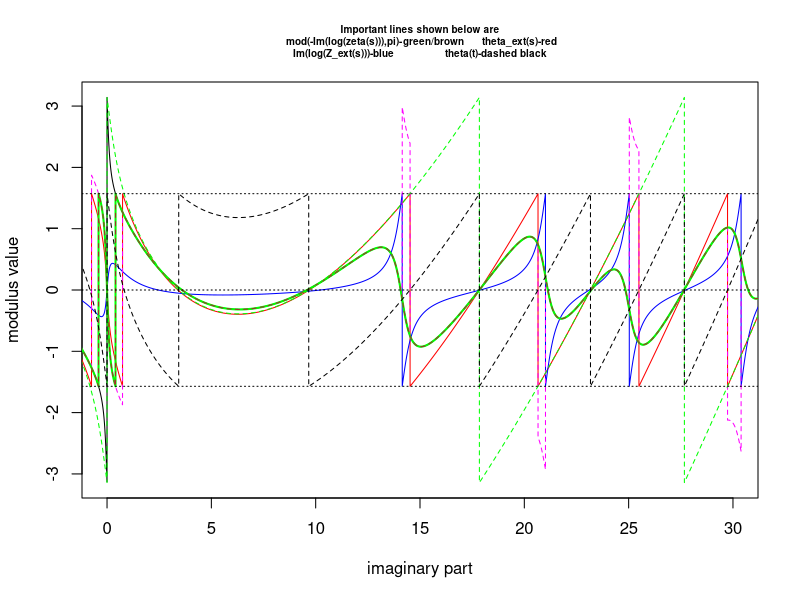
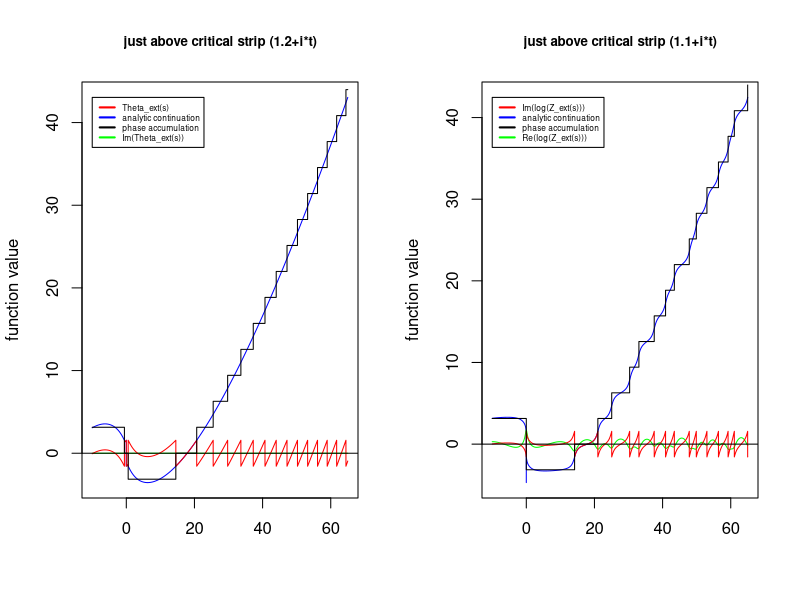
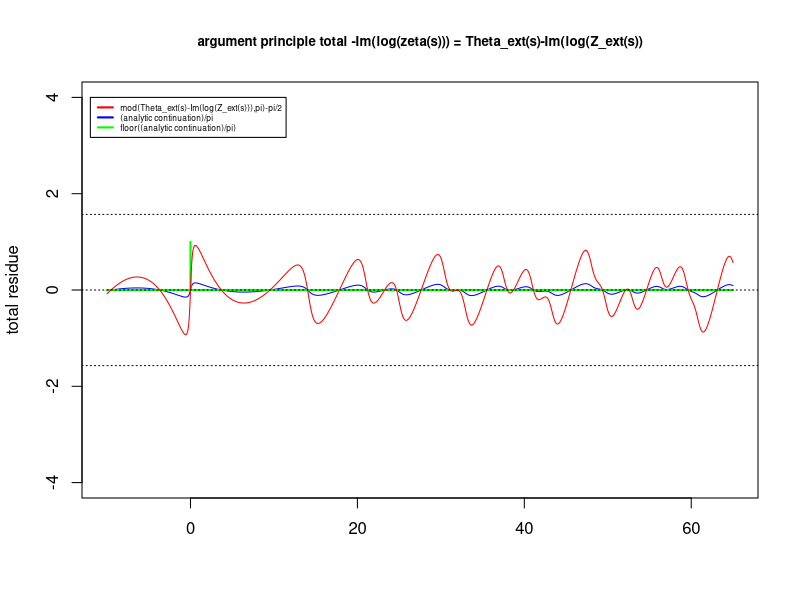

Reproduce these figures in R, in order. (Note: a time limit stopped this script after it produced the figures.)
## ---- chunk 1
knitr::opts_chunk$set(echo = TRUE)
## ---- chunk 2

library(pracma)


rawratio <- function(res,x) {
    abs(2^(res+1i*x)*pi^(res+1i*x-1)*sin(pi/2*(res+1i*x))*gammaz(1-(res+1i*x)))
}

x <- seq(-10,65,l=60001)

res <- .9;
start <- -10;finish <- 65

theta <- (log(sqrt(zeta(1-(res+1i*x))*rawratio(res,x)/zeta(res+1i*x))))

rot_z_fn <- sqrt(zeta(res+1i*x)*zeta(1-(res+1i*x))*rawratio(res,x))

par(mfrow=c(1,1))

plot(x=x,y=1*(-Im(log(zeta(res+1i*x)))),typ="l",ylim=c(-pi,pi),xlim=c(0,30),ylab="modulus value",
     xlab="imaginary part",main=paste0("Important lines shown below are","\n mod(-Im(log(zeta(s))),pi)-green/brown      theta_ext(s)-red","\n Im(log(Z_ext(s)))-blue                 theta(t)-dashed black "),cex.main=0.6)
lines(x=x,y=Im(theta),col="red")
lines(x=x,y=Im(log(rot_z_fn)),col="blue")
lines(x=x,y=1*(Im(theta)-Im(log(rot_z_fn))),col="magenta",lty=2)
lines(x=x,y=1*(((Im(theta)-Im(log(rot_z_fn))+pi/2)/pi-
               floor((Im(theta)-Im(log(rot_z_fn))+pi/2)/pi))*pi-pi/2),col="green",lwd=2)
lines(x=x,y=1*((-Im(log(zeta(res+1i*x)))+pi/2)/pi-
               floor((-Im(log(zeta(res+1i*x)))+pi/2)/pi))*pi-pi/2,col="brown",lty=2)
first_adj <- ((Im(log(gammaz(0.25+0.5i*x)))-0.5*x*log(pi))/pi/2-1*floor((Im(log(gammaz(0.25+0.5i*x)))-0.5*x*log(pi))/pi/2))*pi*2-pi
lines(x=x,y=first_adj,col="green",lty=2)
lines(x=x,y=((first_adj+pi)/pi-floor((first_adj+pi)/pi))*pi-pi/2,col="black",lty=2)

abline(h=pi/2,lty=3);abline(h=-pi/2,lty=3);abline(h=0,lty=3)
## ---- chunk 3

library(pracma)


rawratio <- function(res,x) {
    abs(2^(res+1i*x)*pi^(res+1i*x-1)*sin(pi/2*(res+1i*x))*gammaz(1-(res+1i*x)))
}

x <- seq(-10,65,l=60001)

add_phase <- function(x) {

sum <- 0
add_pos <- 0

xfac <- 0.25

for (i in 1:length(x)) {
  if(x[i] < 10 ) {add_pos[i] <- 0}
  else { 
    test <- floor((Im(log(gammaz(xfac+0.5i*x[i]))))/2/pi)
    if (test == 0) {flag <- 0;add_pos[i] <- sum}
      else if (test == -1 & flag == 0 ) {flag <- 1; sum <- sum+2*pi;add_pos[i] <- sum}
        else add_pos[i] <- sum
  }
  }
sum <- 0
add_neg <- 0
for (i in 1:length(x)) {
  if(x[length(x)+1-i] > -10 ) {add_neg[i] <- 0}
  else { 
    test <- floor((Im(log(gammaz(xfac+0.5i*x[length(x)+1-i]))))/2/pi)
    if (test == -1) {flag <- 0;add_neg[length(x)+1-i] <- sum}
    else if (test == 0 & flag == 0 ) {flag <- 1; sum <- sum-2*pi;add_neg[length(x)+1-i] <- sum}
    else add_neg[length(x)+1-i] <- sum
  }
}

add <- 0
for (i in 1:length(x)) {
  if (x[i] < 0) add[i] <- add_neg[i]
    else add[i] <- add_pos[i]
}

add
}

sqadd_phase <- function(res,x)  {

sum <- ifelse(abs(res) < sqrt(2),-pi,ifelse(abs(res)<5.73,-pi,ifelse(abs(res)<10.17,-2*pi,
                  ifelse(abs(res)<14.297,-3*pi,ifelse(abs(res)<18.38,-4*pi,
                  ifelse(abs(res)<22.428,-5*pi,ifelse(abs(res)<26.47,-6*pi,-7*pi)))))))
sqadd_pos <- -pi

xfac <- 0.25

for (i in 1:length(x)) {
  if(x[i] <= .002 ) {sqadd_pos[i] <- sum}
  else { 
    # test <- Im(log(sqrt(zeta(res+1i*x[i])*zeta(1-(res+1i*x[i]))*rawratio(res,x[i]))/
    #         abs(sqrt(zeta(res+1i*x[i])*zeta(1-(res+1i*x[i]))*rawratio(res,x[i])))))
    # testp <- ifelse(x[i-1] != 0,
    #         Im(log(sqrt(zeta(res+1i*x[i-1])*zeta(1-(res+1i*x[i-1]))*rawratio(res,x[i-1]))/
    #          abs(sqrt(zeta(res+1i*x[i-1])*zeta(1-(res+1i*x[i-1]))*rawratio(res,x[i-1]))))),
    #                 test)
    test <- Im(log(sqrt(zeta(res+1i*x[i])*zeta(1-(res+1i*x[i]))*rawratio(res,x[i]))))
    testp <- ifelse(x[i-1] != 0,
            Im(log(sqrt(zeta(res+1i*x[i-1])*zeta(1-(res+1i*x[i-1]))*rawratio(res,x[i-1])))),
                    test)
    # if (test-testp > pi/4 & x[i] <= 5) {flag <- 1;sum <- sum-1*pi;sadd_pos[i] <- sum}
    if (test-testp > pi/4 ) {flag <- 1;sum <- sum-1*pi;sqadd_pos[i] <- sum}
    if (test-testp < -pi/4) {flag <- 1;sum <- sum+1*pi;sqadd_pos[i] <- sum}
    else {flag <- 0; sqadd_pos[i] <- sum}
  }
}
sum <- -ifelse(abs(res) < sqrt(2),-pi,ifelse(abs(res)<5.73,-pi,ifelse(abs(res)<10.17,-2*pi,
              ifelse(abs(res)<14.297,-3*pi,ifelse(abs(res)<18.38,-4*pi,
              ifelse(abs(res)<22.428,-5*pi,ifelse(abs(res)<26.47,-6*pi,-7*pi)))))))
sqadd_neg <- -pi
for (i in 1:length(x)) {
  if(x[length(x)+1-i] >= -.002 ) {sqadd_neg[length(x)+1-i] <- sum}
  else { 
  #   test <- Im(log(sqrt(zeta(res+1i*x[length(x)+1-i])*zeta(1-(res+1i*x[length(x)+1-i]))*rawratio(res,x[length(x)+1-i]))/
  #         abs(sqrt(zeta(res+1i*x[length(x)+1-i])*zeta(1-(res+1i*x[length(x)+1-i]))*rawratio(res,x[length(x)+1-i])))))
  #   testp <- ifelse(x[length(x)+1-i+1] != 0,Im(log(sqrt(zeta(res+1i*x[length(x)+1-i+1])*zeta(1-(res+1i*x[length(x)+1-i+1]))*rawratio(res,x[length(x)+1-i+1]))/
  # abs(sqrt(zeta(res+1i*x[length(x)+1-i+1])*zeta(1-(res+1i*x[length(x)+1-i+1]))*rawratio(res,x[length(x)+1-i+1]))))),
  #                   test)
    test <- Im(log(sqrt(zeta(res+1i*x[length(x)+1-i])*zeta(1-(res+1i*x[length(x)+1-i]))*rawratio(res,x[length(x)+1-i]))))
    testp <- ifelse(x[length(x)+1-i+1] != 0,Im(log(sqrt(zeta(res+1i*x[length(x)+1-i+1])*zeta(1-(res+1i*x[length(x)+1-i+1]))*rawratio(res,x[length(x)+1-i+1])))),
                    test)
    # if (test-testp < -pi/4 & x[length(x)+1-i] >= -5) {flag <- 1;sum <- sum+1*pi;ladd_neg[length(x)+1-i] <- sum}
    if (test-testp < -pi/4 ) {flag <- 1;sum <- sum+1*pi;sqadd_neg[length(x)+1-i] <- sum}
    if (test-testp > pi/4) {flag <- 1;sum <- sum-1*pi;sqadd_neg[length(x)+1-i] <- sum}
    else {flag <- 0; sqadd_neg[length(x)+1-i] <- sum}
  }
}

sqadd <- 0
for (i in 1:length(x)) {
  if (x[i] < 0) sqadd[i] <- sqadd_neg[i]
  else sqadd[i] <- sqadd_pos[i]
}

sqadd}


ladd_phase <- function(res,x) {

sum <- ifelse(abs(res) < sqrt(2),0,ifelse(abs(res)<5.73,-pi,ifelse(abs(res)<10.17,-2*pi,
              ifelse(abs(res)<14.297,-3*pi,ifelse(abs(res)<18.38,-4*pi,
              ifelse(abs(res)<22.428,-5*pi,ifelse(abs(res)<26.47,-6*pi,-7*pi)))))))

ladd_pos <- 0

for (i in 1:length(x)) {
  if(x[i] <= 0.00 ) {ladd_pos[i] <- sum}
  else { 
    # test <- (Im(log(sqrt(zeta(1-(res+1i*x[i]))*rawratio(res,x[i])/zeta(res+1i*x[i]))/
    #         abs(sqrt(zeta(1-(res+1i*x[i]))*rawratio(res,x[i])/zeta(res+1i*x[i]))))))
    # testp <- ifelse(x[i-1] != 0,(Im(log(sqrt(zeta(1-(res+1i*x[i-1]))*rawratio(res,x[i-1])/zeta(res+1i*x[i-1]))/
    #         abs(sqrt(zeta(1-(res+1i*x[i-1]))*rawratio(res,x[i-1])/zeta(res+1i*x[i-1])))))),test)
    test <- (Im(log(sqrt(zeta(1-(res+1i*x[i]))*rawratio(res,x[i])/zeta(res+1i*x[i])))))
    testp <- ifelse(x[i-1] != 0,(Im(log(sqrt(zeta(1-(res+1i*x[i-1]))*rawratio(res,x[i-1])/zeta(res+1i*x[i-1]))))),test)
    if (test-testp > pi/4 & x[i] <= 5) {flag <- 1;sum <- sum-1*pi;ladd_pos[i] <- sum}
     if (test-testp < -pi/4) {flag <- 1;sum <- sum+1*pi;ladd_pos[i] <- sum}
    else {flag <- 0; ladd_pos[i] <- sum}
  }
}
sum <- ifelse(abs(res) < sqrt(2),0,ifelse(abs(res)<5.73,pi,ifelse(abs(res)<10.17,2*pi,
              ifelse(abs(res)<14.297,3*pi,ifelse(abs(res)<18.38,4*pi,
              ifelse(abs(res)<22.428,5*pi,ifelse(abs(res)<26.47,6*pi,7*pi)))))))
ladd_neg <- 0
for (i in 1:length(x)) {
  if(x[length(x)+1-i] >= -.00 ) {ladd_neg[length(x)+1-i] <- sum}
  else { 
    # test <- (Im(log(sqrt(zeta(1-(res+1i*x[length(x)+1-i]))*rawratio(res,x[length(x)+1-i])/zeta(res+1i*x[length(x)+1-i]))/(abs(sqrt(zeta(1-(res+1i*x[length(x)+1-i]))*rawratio(res,x[length(x)+1-i])/zeta(res+1i*x[length(x)+1-i])))))))
    # testp <- ifelse(x[length(x)+1-i+1] != 0,(Im(log(sqrt(zeta(1-(res+1i*x[length(x)+1-i+1]))*rawratio(res,x[length(x)+1-i+1])/zeta(res+1i*x[length(x)+1-i+1]))/(abs(sqrt(zeta(1-(res+1i*x[length(x)+1-i+1]))*rawratio(res,x[length(x)+1-i+1])/zeta(res+1i*x[length(x)+1-i+1]))))))),test)
    test <- (Im(log(sqrt(zeta(1-(res+1i*x[length(x)+1-i]))*rawratio(res,x[length(x)+1-i])/zeta(res+1i*x[length(x)+1-i])))))
    testp <- ifelse(x[length(x)+1-i+1] != 0,(Im(log(sqrt(zeta(1-(res+1i*x[length(x)+1-i+1]))*rawratio(res,x[length(x)+1-i+1])/zeta(res+1i*x[length(x)+1-i+1]))))),test)
    if (test-testp < -pi/4 & x[length(x)+1-i] >= -5) {flag <- 1;sum <- sum+1*pi;ladd_neg[length(x)+1-i] <- sum}
     if (test-testp > pi/4) {flag <- 1;sum <- sum-1*pi;ladd_neg[length(x)+1-i] <- sum}
    else {flag <- 0; ladd_neg[length(x)+1-i] <- sum}
  }
}

ladd <- 0
for (i in 1:length(x)) {
  if (x[i] <= 0) ladd[i] <- ladd_neg[i]
  else ladd[i] <- ladd_pos[i]
}


ladd}

res <- 1.2;
start <- -10;finish <- 65
add_f <- add_phase(x)

sqadd_f <- sqadd_phase(res,x)

ladd_f <- ladd_phase(res,x)

par(mfrow=c(1,2))
par(fig=c(0,0.5,0,1))

theta <- (log(sqrt(zeta(1-(res+1i*x))*rawratio(res,x)/zeta(res+1i*x))))+0*ladd_f
plot(x=x,y=Im(theta)+ladd_f,col="blue",xlim=c(start,finish),typ="l",xlab="",ylab = "function value",main = paste0("just above critical strip (1.2+i*t)"),cex.main=.8,cex.legend=0.8)
lines(x=x,y=Re(theta),col="green")
lines(x=x,y=Im(theta)+0*ladd_f,col="red")
lines(x=x,y=ladd_f,col="black")
abline(h=0)

legend(-10, max(Im(theta)+ladd_f), c("Theta_ext(s)", "analytic continuation","phase accumulation","Im(Theta_ext(s))"),
       lty = 1,cex=.5, lwd = c(2,  2,2,2), col = c("red","blue","black","green"))


par(fig=c(0.5,1,0,1), new=TRUE)

rot_z_fn <- sqrt(zeta(res+1i*x)*zeta(1-(res+1i*x))*rawratio(res,x))
plot(x=x,y=Im(log(rot_z_fn))+1*sqadd_f,col="blue",xlim=c(start,finish),typ="l",xlab="",ylab = "function value",main = paste0("just above critical strip (1.1+i*t)"),cex.main=.8)
lines(x=x,y=Re(log(rot_z_fn)),col="green")
lines(x=x,y=Im(log(rot_z_fn))+0*sqadd_f,col="red")
lines(x=x,y=sqadd_f,col="black")
abline(h=0)

legend(-10, max(Im(log(rot_z_fn))+1*sqadd_f), c("Im(log(Z_ext(s)))","analytic continuation","phase accumulation","Re(log(Z_ext(s)))"),
       lty = 1,cex=.5, lwd = c(2,  2,2,2), col = c("red",  "blue","black","green"))

par(mfrow=c(1,1))

plot(x=x,y=((Im(theta)+ladd_f)-(Im(log(rot_z_fn))+sqadd_f))/2/pi,col="blue",xlim=c(start,finish),typ="l",xlab="",ylab = "total residue",main = paste0("argument principle total -Im(log(zeta(s))) = Theta_ext(s)-Im(log(Z_ext(s))"),cex.main=.8,ylim=c(min(-4,((Im(theta)+ladd_f)-(Im(log(rot_z_fn))+sqadd_f))/2/pi),max(4,((Im(theta)+ladd_f)-(Im(log(rot_z_fn))+sqadd_f))/2/pi)))
lines(x=x,y=round(((Im(theta)+ladd_f)-(Im(log(rot_z_fn))+sqadd_f))/2/pi),col="green",lwd=2)
lines(x=x,y=1*(((Im(theta)-Im(log(rot_z_fn))+pi/2)/pi-
               floor((Im(theta)-Im(log(rot_z_fn))+pi/2)/pi))*pi-pi/2),col="red")
abline(h=0,lty=3);abline(h=pi/2,lty=3);abline(h=-pi/2,lty=3)

legend(-12, max(4,((Im(theta)+ladd_f)-(Im(log(rot_z_fn))+sqadd_f))/2/pi), c("mod(Theta_ext(s)-Im(log(Z_ext(s))),pi)-pi/2","(analytic continuation)/pi","floor((analytic continuation)/pi)"),
       lty = 1,cex=.5, lwd = c(2,  2,2,2), col = c("red",  "blue","green"))

# mtext("behaviour of log(zeta(s)) components and total residue", side=3, outer=TRUE, line=-1,cex=0.8)



## ---- chunk 4

res <- .9;
start <- -10;finish <- 65
add_f <- add_phase(x)

sqadd_f <- sqadd_phase(res,x)

ladd_f <- ladd_phase(res,x)

par(mfrow=c(1,2))
par(fig=c(0,0.5,0,1))

theta <- (log(sqrt(zeta(1-(res+1i*x))*rawratio(res,x)/zeta(res+1i*x))))+0*ladd_f
plot(x=x,y=Im(theta)+ladd_f,col="blue",xlim=c(start,finish),typ="l",xlab="",ylab = "function value",main = paste0("just inside critical strip (0.9+i*t)"),cex.main=.8,cex.legend=0.8)
lines(x=x,y=Re(theta),col="green")
lines(x=x,y=Im(theta)+0*ladd_f,col="red")
lines(x=x,y=ladd_f,col="black")
abline(h=0)

legend(-10, max(Im(theta)+ladd_f), c("Theta_ext(s)", "analytic continuation","phase accumulation","Im(Theta_ext(s))"),
       lty = 1,cex=.5, lwd = c(2,  2,2,2), col = c("red","blue","black","green"))


par(fig=c(0.5,1,0,1), new=TRUE)

rot_z_fn <- sqrt(zeta(res+1i*x)*zeta(1-(res+1i*x))*rawratio(res,x))
plot(x=x,y=Im(log(rot_z_fn))+1*sqadd_f,col="blue",xlim=c(start,finish),typ="l",xlab="",ylab = "function value",main = paste0("just inside critical strip (0.9+i*t)"),cex.main=.8)
lines(x=x,y=Re(log(rot_z_fn)),col="green")
lines(x=x,y=Im(log(rot_z_fn))+0*sqadd_f,col="red")
lines(x=x,y=sqadd_f,col="black")
abline(h=0)

legend(-10, max(Im(log(rot_z_fn))+1*sqadd_f), c("Im(log(Z_ext(s)))","analytic continuation","phase accumulation","Re(log(Z_ext(s)))"),
       lty = 1,cex=.5, lwd = c(2,  2,2,2), col = c("red",  "blue","black","green"))

par(mfrow=c(1,1))

plot(x=x,y=((Im(theta)+ladd_f)-(Im(log(rot_z_fn))+sqadd_f))/2/pi,col="blue",xlim=c(start,finish),typ="l",xlab="",ylab = "total residue",main = paste0("argument principle total -Im(log(zeta(s))) = Theta_ext(s)-Im(log(Z_ext(s))"),cex.main=.8,ylim=c(min(-4,((Im(theta)+ladd_f)-(Im(log(rot_z_fn))+sqadd_f))/2/pi),max(4,((Im(theta)+ladd_f)-(Im(log(rot_z_fn))+sqadd_f))/2/pi)))
lines(x=x,y=round(((Im(theta)+ladd_f)-(Im(log(rot_z_fn))+sqadd_f))/2/pi),col="green",lwd=2)
lines(x=x,y=1*(((Im(theta)-Im(log(rot_z_fn))+pi/2)/pi-
               floor((Im(theta)-Im(log(rot_z_fn))+pi/2)/pi))*pi-pi/2),col="red")
abline(h=0,lty=3);abline(h=pi/2,lty=3);abline(h=-pi/2,lty=3)

legend(-12, max(4,((Im(theta)+ladd_f)-(Im(log(rot_z_fn))+sqadd_f))/2/pi), c("mod(Theta_ext(s)-Im(log(Z_ext(s))),pi)-pi/2","(analytic continuation)/pi","floor((analytic continuation)/pi)"),
       lty = 1,cex=.5, lwd = c(2,  2,2,2), col = c("red",  "blue","green"))

# mtext("behaviour of log(zeta(s)) components and total residue", side=3, outer=TRUE, line=-1,cex=0.8)

## ---- chunk 5

res <- .51;
start <- -10;finish <- 65
add_f <- add_phase(x)

sqadd_f <- sqadd_phase(res,x)

ladd_f <- ladd_phase(res,x)

par(mfrow=c(1,2))
par(fig=c(0,0.5,0,1))

theta <- (log(sqrt(zeta(1-(res+1i*x))*rawratio(res,x)/zeta(res+1i*x))))+0*ladd_f
plot(x=x,y=Im(theta)+ladd_f,col="blue",xlim=c(start,finish),typ="l",xlab="",ylab = "function value",main = paste0("just above critical line (0.51+i*t)"),cex.main=.8,cex.legend=0.8)
lines(x=x,y=Re(theta),col="green")
lines(x=x,y=Im(theta)+0*ladd_f,col="red")
lines(x=x,y=ladd_f,col="black")
abline(h=0)

legend(-10, max(Im(theta)+ladd_f), c("Theta_ext(s)", "analytic continuation","phase accumulation","Im(Theta_ext(s))"),
       lty = 1,cex=.5, lwd = c(2,  2,2,2), col = c("red","blue","black","green"))


par(fig=c(0.5,1,0,1), new=TRUE)

rot_z_fn <- sqrt(zeta(res+1i*x)*zeta(1-(res+1i*x))*rawratio(res,x))
plot(x=x,y=Im(log(rot_z_fn))+1*sqadd_f,col="blue",xlim=c(start,finish),typ="l",xlab="",ylab = "function value",main = paste0("just above critical line (0.51+i*t)"),cex.main=.8)
lines(x=x,y=Re(log(rot_z_fn)),col="green")
lines(x=x,y=Im(log(rot_z_fn))+0*sqadd_f,col="red")
lines(x=x,y=sqadd_f,col="black")
abline(h=0)

legend(-10, max(Im(log(rot_z_fn))+1*sqadd_f), c("Im(log(Z_ext(s)))","analytic continuation","phase accumulation","Re(log(Z_ext(s)))"),
       lty = 1,cex=.5, lwd = c(2,  2,2,2), col = c("red",  "blue","black","green"))

par(mfrow=c(1,1))


plot(x=x,y=((Im(theta)+ladd_f)-(Im(log(rot_z_fn))+sqadd_f))/2/pi,col="blue",xlim=c(start,finish),typ="l",xlab="",ylab = "total residue",main = paste0("argument principle total -Im(log(zeta(s))) = Theta_ext(s)-Im(log(Z_ext(s))"),cex.main=.8,ylim=c(min(-4,((Im(theta)+ladd_f)-(Im(log(rot_z_fn))+sqadd_f))/2/pi),max(4,((Im(theta)+ladd_f)-(Im(log(rot_z_fn))+sqadd_f))/2/pi)))
lines(x=x,y=round(((Im(theta)+ladd_f)-(Im(log(rot_z_fn))+sqadd_f))/2/pi),col="green",lwd=2)
lines(x=x,y=1*(((Im(theta)-Im(log(rot_z_fn))+pi/2)/pi-
               floor((Im(theta)-Im(log(rot_z_fn))+pi/2)/pi))*pi-pi/2),col="red")
abline(h=0,lty=3);abline(h=pi/2,lty=3);abline(h=-pi/2,lty=3)

legend(-12, max(4,((Im(theta)+ladd_f)-(Im(log(rot_z_fn))+sqadd_f))/2/pi), c("mod(Theta_ext(s)-Im(log(Z_ext(s))),pi)-pi/2","(analytic continuation)/pi","floor((analytic continuation)/pi)"),
       lty = 1,cex=.5, lwd = c(2,  2,2,2), col = c("red",  "blue","green"))

# mtext("behaviour of log(zeta(s)) components and total residue", side=3, outer=TRUE, line=-1,cex=0.8)

## ---- chunk 6

res <- .49;
start <- -10;finish <- 65
add_f <- add_phase(x)

sqadd_f <- sqadd_phase(res,x)

ladd_f <- ladd_phase(res,x)

par(mfrow=c(1,2))
par(fig=c(0,0.5,0,1))

theta <- (log(sqrt(zeta(1-(res+1i*x))*rawratio(res,x)/zeta(res+1i*x))))+0*ladd_f
plot(x=x,y=Im(theta)+ladd_f,col="blue",xlim=c(start,finish),typ="l",xlab="",ylab = "function value",main = paste0("just below critical line (0.49+i*t)"),cex.main=.8,cex.legend=0.8)
lines(x=x,y=Re(theta),col="green")
lines(x=x,y=Im(theta)+0*ladd_f,col="red")
lines(x=x,y=ladd_f,col="black")
abline(h=0)

legend(-10, max(Im(theta)+ladd_f), c("Theta_ext(s)", "analytic continuation","phase accumulation","Im(Theta_ext(s))"),
       lty = 1,cex=.5, lwd = c(2,  2,2,2), col = c("red","blue","black","green"))


par(fig=c(0.5,1,0,1), new=TRUE)

rot_z_fn <- sqrt(zeta(res+1i*x)*zeta(1-(res+1i*x))*rawratio(res,x))
plot(x=x,y=Im(log(rot_z_fn))+1*sqadd_f,col="blue",xlim=c(start,finish),typ="l",xlab="",ylab = "function value",main = paste0("just below critical strip (0.49+i*t)"),cex.main=.8)
lines(x=x,y=Re(log(rot_z_fn)),col="green")
lines(x=x,y=Im(log(rot_z_fn))+0*sqadd_f,col="red")
lines(x=x,y=sqadd_f,col="black")
abline(h=0)

legend(-10, 13+min(Im(log(rot_z_fn))+1*sqadd_f), c("Im(log(Z_ext(s)))","analytic continuation","phase accumulation","Re(log(Z_ext(s)))"),
       lty = 1,cex=.5, lwd = c(2,  2,2,2), col = c("red",  "blue","black","green"))

par(mfrow=c(1,1))

plot(x=x,y=((Im(theta)+ladd_f)-(Im(log(rot_z_fn))+sqadd_f))/2/pi,col="blue",xlim=c(start,finish),typ="l",xlab="",ylab = "total residue",main = paste0("argument principle total -Im(log(zeta(s))) = Theta_ext(s)-Im(log(Z_ext(s))"),cex.main=.8,ylim=c(min(-pi,((Im(theta)+ladd_f)-(Im(log(rot_z_fn))+sqadd_f))/2/pi),max(pi,((Im(theta)+ladd_f)-(Im(log(rot_z_fn))+sqadd_f))/2/pi)))
lines(x=x,y=round(((Im(theta)+ladd_f)-(Im(log(rot_z_fn))+sqadd_f))/2/pi),col="green",lwd=2)
lines(x=x,y=1*(((Im(theta)-Im(log(rot_z_fn))+pi/2)/pi-
               floor((Im(theta)-Im(log(rot_z_fn))+pi/2)/pi))*pi-pi/2),col="red")
abline(h=0,lty=3);abline(h=pi/2,lty=3);abline(h=-pi/2,lty=3)

legend(-12, max(4,((Im(theta)+ladd_f)-(Im(log(rot_z_fn))+sqadd_f))/2/pi), c("mod(Theta_ext(s)-Im(log(Z_ext(s))),pi)-pi/2","(analytic continuation)/pi","floor((analytic continuation)/pi)"),
       lty = 1,cex=.5, lwd = c(2,  2,2,2), col = c("red",  "blue","green"))

# mtext("behaviour of log(zeta(s)) components and total residue", side=3, outer=TRUE, line=-1,cex=0.8)

## ---- chunk 7

res <- .1;
start <- -10;finish <- 65
add_f <- add_phase(x)

sqadd_f <- sqadd_phase(res,x)

ladd_f <- ladd_phase(res,x)

par(mfrow=c(1,2))
par(fig=c(0,0.5,0,1))

theta <- (log(sqrt(zeta(1-(res+1i*x))*rawratio(res,x)/zeta(res+1i*x))))+0*ladd_f
plot(x=x,y=Im(theta)+ladd_f,col="blue",xlim=c(start,finish),typ="l",xlab="",ylab = "function value",main = paste0("near lower end of critical strip (0.1+i*t)"),cex.main=.8,cex.legend=0.8)
lines(x=x,y=Re(theta),col="green")
lines(x=x,y=Im(theta)+0*ladd_f,col="red")
lines(x=x,y=ladd_f,col="black")
abline(h=0)

legend(-10, max(Im(theta)+ladd_f), c("Theta_ext(s)", "analytic continuation","phase accumulation","Im(Theta_ext(s))"),
       lty = 1,cex=.5, lwd = c(2,  2,2,2), col = c("red","blue","black","green"))


par(fig=c(0.5,1,0,1), new=TRUE)

rot_z_fn <- sqrt(zeta(res+1i*x)*zeta(1-(res+1i*x))*rawratio(res,x))
plot(x=x,y=Im(log(rot_z_fn))+1*sqadd_f,col="blue",xlim=c(start,finish),typ="l",xlab="",ylab = "function value",main = paste0("near lower end of critical strip (0.1+i*t)"),cex.main=.8)
lines(x=x,y=Re(log(rot_z_fn)),col="green")
lines(x=x,y=Im(log(rot_z_fn))+0*sqadd_f,col="red")
lines(x=x,y=sqadd_f,col="black")
abline(h=0)

legend(-10, 13+min(Im(log(rot_z_fn))+1*sqadd_f), c("Im(log(Z_ext(s)))","analytic continuation","phase accumulation","Re(log(Z_ext(s)))"),
       lty = 1,cex=.5, lwd = c(2,  2,2,2), col = c("red",  "blue","black","green"))

par(mfrow=c(1,1))

plot(x=x,y=((Im(theta)+ladd_f)-(Im(log(rot_z_fn))+sqadd_f))/2/pi,col="blue",xlim=c(start,finish),typ="l",xlab="",ylab = "total residue",main = paste0("argument principle total -Im(log(zeta(s))) = Theta_ext(s)-Im(log(Z_ext(s))"),cex.main=.8,ylim=c(min(-pi,((Im(theta)+ladd_f)-(Im(log(rot_z_fn))+sqadd_f))/2/pi),max(pi,((Im(theta)+ladd_f)-(Im(log(rot_z_fn))+sqadd_f))/2/pi)))
lines(x=x,y=round(((Im(theta)+ladd_f)-(Im(log(rot_z_fn))+sqadd_f))/2/pi),col="green",lwd=2)
lines(x=x,y=1*(((Im(theta)-Im(log(rot_z_fn))+pi/2)/pi-
               floor((Im(theta)-Im(log(rot_z_fn))+pi/2)/pi))*pi-pi/2),col="red")
abline(h=0,lty=3);abline(h=pi/2,lty=3);abline(h=-pi/2,lty=3)

legend(-12, max(pi,((Im(theta)+ladd_f)-(Im(log(rot_z_fn))+sqadd_f))/2/pi), c("mod(Theta_ext(s)-Im(log(Z_ext(s))),pi)-pi/2","(analytic continuation)/pi","floor((analytic continuation)/pi)"),
       lty = 1,cex=.5, lwd = c(2,  2,2,2), col = c("red",  "blue","green"))

# mtext("behaviour of log(zeta(s)) components and total residue", side=3, outer=TRUE, line=-1,cex=0.8)

## ---- chunk 8

res <- -7.1;
start <- -10;finish <- 65
add_f <- add_phase(x)

sqadd_f <- sqadd_phase(res,x)

ladd_f <- ladd_phase(res,x)

par(mfrow=c(1,2))
par(fig=c(0,0.5,0,1))

theta <- (log(sqrt(zeta(1-(res+1i*x))*rawratio(res,x)/zeta(res+1i*x))))+0*ladd_f
plot(x=x,y=Im(theta)+ladd_f,col="blue",xlim=c(start,finish),typ="l",xlab="",ylab = "function value",main = paste0("well below critical strip (-7.1+i*t)"),cex.main=.8,cex.legend=0.8)
lines(x=x,y=Re(theta),col="green")
lines(x=x,y=Im(theta)+0*ladd_f,col="red")
lines(x=x,y=ladd_f,col="black")
abline(h=0)

legend(-10, max(Im(theta)+ladd_f), c("Theta_ext(s)", "analytic continuation","phase accumulation","Im(Theta_ext(s))"),
       lty = 1,cex=.5, lwd = c(2,  2,2,2), col = c("red","blue","black","green"))


par(fig=c(0.5,1,0,1), new=TRUE)

rot_z_fn <- sqrt(zeta(res+1i*x)*zeta(1-(res+1i*x))*rawratio(res,x))
plot(x=x,y=Im(log(rot_z_fn))+1*sqadd_f,col="blue",xlim=c(start,finish),typ="l",xlab="",ylab = "function value",main = paste0("well below critical strip (-7.1+i*t)"),cex.main=.8)
lines(x=x,y=Re(log(rot_z_fn)),col="green")
lines(x=x,y=Im(log(rot_z_fn))+0*sqadd_f,col="red")
lines(x=x,y=sqadd_f,col="black")
abline(h=0)

legend(-10, 13+min(Im(log(rot_z_fn))+1*sqadd_f), c("Im(log(Z_ext(s)))","analytic continuation","phase accumulation","Re(log(Z_ext(s)))"),
       lty = 1,cex=.5, lwd = c(2,  2,2,2), col = c("red",  "blue","black","green"))

par(mfrow=c(1,1))

plot(x=x,y=((Im(theta)+ladd_f)-(Im(log(rot_z_fn))+sqadd_f))/2/pi,col="blue",xlim=c(start,finish),typ="l",xlab="",ylab = "total residue",main = paste0("argument principle total -Im(log(zeta(s))) = Theta_ext(s)-Im(log(Z_ext(s))"),cex.main=.8,ylim=c(min(-pi,((Im(theta)+ladd_f)-(Im(log(rot_z_fn))+sqadd_f))/2/pi),max(pi,((Im(theta)+ladd_f)-(Im(log(rot_z_fn))+sqadd_f))/2/pi)))
lines(x=x,y=round(((Im(theta)+ladd_f)-(Im(log(rot_z_fn))+sqadd_f))/2/pi),col="green",lwd=2)
lines(x=x,y=1*(((Im(theta)-Im(log(rot_z_fn))+pi/2)/pi-
               floor((Im(theta)-Im(log(rot_z_fn))+pi/2)/pi))*pi-pi/2),col="red")
abline(h=0,lty=3);abline(h=pi/2,lty=3);abline(h=-pi/2,lty=3)

legend(-12, max(4,((Im(theta)+ladd_f)-(Im(log(rot_z_fn))+sqadd_f))/2/pi), c("mod(Theta_ext(s)-Im(log(Z_ext(s))),pi)-pi/2","(analytic continuation)/pi","floor((analytic continuation)/pi)"),
       lty = 1,cex=.5, lwd = c(2,  2,2,2), col = c("red",  "blue","green"))

# mtext("behaviour of log(zeta(s)) components and total residue", side=3, outer=TRUE, line=-1,cex=0.8)
